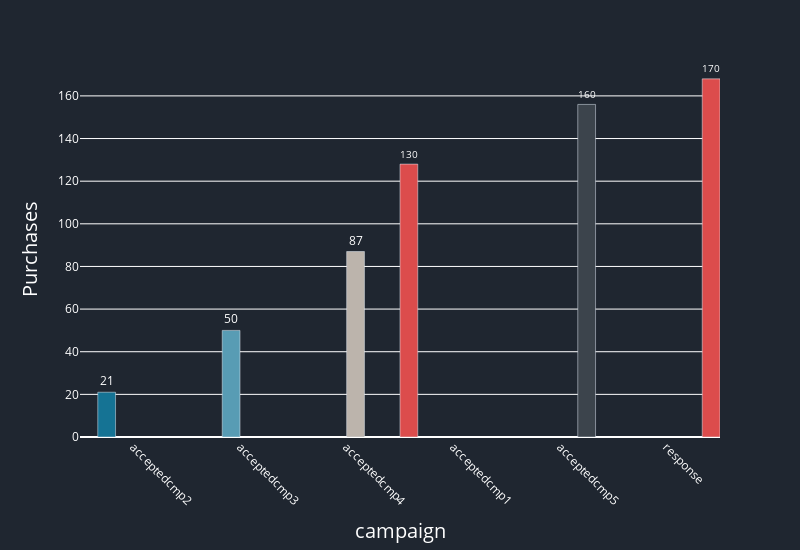

The cell this chart's notebook holds for it:
### Code cell
# Assuming cluster_purchases is your DataFrame with cluster-wise purchases
fig = px.bar(x=cam.index,
             y=cam.values,
             color=cam.index,
             color_discrete_sequence=['#dc4c4c', '#157394', '#589cb4', '#bcb4ac', '#3c444c'],
             labels={'x': 'campaign', 'y': 'Purchases'},
             barmode='group',  # Set barmode to 'group' for grouped bars
             text=cam.values,  # Display the values on top of bars
             height=550,  # Adjust the height of the graph
             width=800)  # Adjust the width of the graph

fig.update_xaxes(categoryorder='total ascending', tickangle=45, title_font=dict(size=18))  # Sort, angle, and format x-axis labels
fig.update_yaxes(title_font=dict(size=18))  # Format y-axis label
fig.update_layout(xaxis_title_font=dict(size=20), yaxis_title_font=dict(size=20), plot_bgcolor='#f5f5f5')  # Customize fonts and plot background
fig.update_traces(texttemplate='%{text:.2s}', textposition='outside', showlegend=False)  # Format text on bars and remove legend
fig.update_layout(bargap=0, bargroupgap=0)
fig.update_layout(paper_bgcolor='#1f2630',font_color='white',plot_bgcolor='#1f2630')
fig.show()

### Figure 1 — Plotly figure (JSON) as saved in the notebook; plotly's stock layout.template omitted (floating-point values rounded to 4 significant figures)
{"data": [{"alignmentgroup": "True", "hovertemplate": "color=acceptedcmp1<br>campaign=%{x}<br>Purchases=%{y}<br>text=%{text}<extra></extra>", "legendgroup": "acceptedcmp1", "marker": {"color": "#dc4c4c", "pattern": {"shape": ""}}, "name": "acceptedcmp1", "offsetgroup": "acceptedcmp1", "orientation": "v", "showlegend": false, "text": [128], "textposition": "outside", "texttemplate": "%{text:.2s}", "type": "bar", "x": ["acceptedcmp1"], "xaxis": "x", "y": [128], "yaxis": "y"}, {"alignmentgroup": "True", "hovertemplate": "color=acceptedcmp2<br>campaign=%{x}<br>Purchases=%{y}<br>text=%{text}<extra></extra>", "legendgroup": "acceptedcmp2", "marker": {"color": "#157394", "pattern": {"shape": ""}}, "name": "acceptedcmp2", "offsetgroup": "acceptedcmp2", "orientation": "v", "showlegend": false, "text": [21], "textposition": "outside", "texttemplate": "%{text:.2s}", "type": "bar", "x": ["acceptedcmp2"], "xaxis": "x", "y": [21], "yaxis": "y"}, {"alignmentgroup": "True", "hovertemplate": "color=acceptedcmp3<br>campaign=%{x}<br>Purchases=%{y}<br>text=%{text}<extra></extra>", "legendgroup": "acceptedcmp3", "marker": {"color": "#589cb4", "pattern": {"shape": ""}}, "name": "acceptedcmp3", "offsetgroup": "acceptedcmp3", "orientation": "v", "showlegend": false, "text": [50], "textposition": "outside", "texttemplate": "%{text:.2s}", "type": "bar", "x": ["acceptedcmp3"], "xaxis": "x", "y": [50], "yaxis": "y"}, {"alignmentgroup": "True", "hovertemplate": "color=acceptedcmp4<br>campaign=%{x}<br>Purchases=%{y}<br>text=%{text}<extra></extra>", "legendgroup": "acceptedcmp4", "marker": {"color": "#bcb4ac", "pattern": {"shape": ""}}, "name": "acceptedcmp4", "offsetgroup": "acceptedcmp4", "orientation": "v", "showlegend": false, "text": [87], "textposition": "outside", "texttemplate": "%{text:.2s}", "type": "bar", "x": ["acceptedcmp4"], "xaxis": "x", "y": [87], "yaxis": "y"}, {"alignmentgroup": "True", "hovertemplate": "color=acceptedcmp5<br>campaign=%{x}<br>Purchases=%{y}<br>text=%{text}<extra></extra>", "legendgroup": "acceptedcmp5", "marker": {"color": "#3c444c", "pattern": {"shape": ""}}, "name": "acceptedcmp5", "offsetgroup": "acceptedcmp5", "orientation": "v", "showlegend": false, "text": [156], "textposition": "outside", "texttemplate": "%{text:.2s}", "type": "bar", "x": ["acceptedcmp5"], "xaxis": "x", "y": [156], "yaxis": "y"}, {"alignmentgroup": "True", "hovertemplate": "color=response<br>campaign=%{x}<br>Purchases=%{y}<br>text=%{text}<extra></extra>", "legendgroup": "response", "marker": {"color": "#dc4c4c", "pattern": {"shape": ""}}, "name": "response", "offsetgroup": "response", "orientation": "v", "showlegend": false, "text": [168], "textposition": "outside", "texttemplate": "%{text:.2s}", "type": "bar", "x": ["response"], "xaxis": "x", "y": [168], "yaxis": "y"}], "layout": {"bargap": 0, "bargroupgap": 0, "barmode": "group", "font": {"color": "white"}, "height": 550, "legend": {"title": {"text": "color"}, "tracegroupgap": 0}, "margin": {"t": 60}, "paper_bgcolor": "#1f2630", "plot_bgcolor": "#1f2630", "width": 800, "xaxis": {"anchor": "y", "categoryorder": "total ascending", "domain": [0, 1], "tickangle": 45, "title": {"font": {"size": 20}, "text": "campaign"}}, "yaxis": {"anchor": "x", "domain": [0, 1], "title": {"font": {"size": 20}, "text": "Purchases"}}}}
